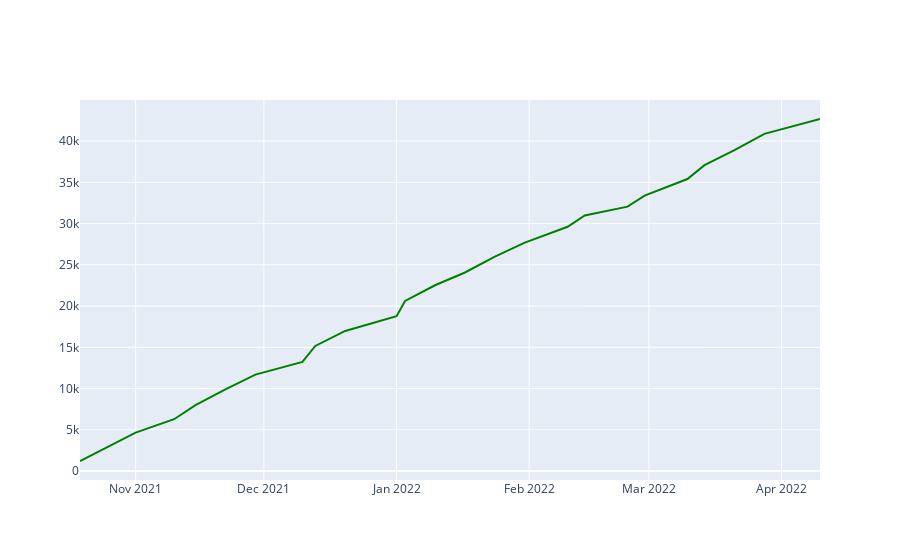

The notebook cell saved with this chart:
### Code cell
fig = go.Figure()
# dfacd = pd.read_csv('schedule_acd.csv',index_col=0)
# df2=dfacd[dfacd['season']==2022]

fig.add_trace(
    go.Scatter(x = pd.to_datetime(a['datetime']), 
            y = a['cd'],
            mode = 'lines',
            line={'color': 'green'},
            name='Average',
            )
)
fig.show()

### Figure 1 — Plotly figure (JSON) as saved in the notebook; plotly's stock layout.template omitted (floating-point values rounded to 4 significant figures)
{"data": [{"line": {"color": "green"}, "mode": "lines", "name": "Average", "type": "scatter", "x": ["2021-10-19T00:00:00", "2021-10-25T00:00:00", "2021-11-01T00:00:00", "2021-11-10T00:00:00", "2021-11-15T00:00:00", "2021-11-22T00:00:00", "2021-11-29T00:00:00", "2021-12-10T00:00:00", "2021-12-13T00:00:00", "2021-12-20T00:00:00", "2022-01-01T00:00:00", "2022-01-03T00:00:00", "2022-01-10T00:00:00", "2022-01-17T00:00:00", "2022-01-24T00:00:00", "2022-01-31T00:00:00", "2022-02-10T00:00:00", "2022-02-14T00:00:00", "2022-02-24T00:00:00", "2022-02-28T00:00:00", "2022-03-10T00:00:00", "2022-03-14T00:00:00", "2022-03-21T00:00:00", "2022-03-28T00:00:00", "2022-04-10T00:00:00"], "y": [1214.0, 2778.0, 4651.0, 6280.0, 7988.0, 9893.0, 11680.0, 13220.0, 15160.0, 16980.0, 18770.0, 20630.0, 22520.0, 24070.0, 26000.0, 27690.0, 29610.0, 30980.0, 32050.0, 33390.0, 35400.0, 37090.0, 38900.0, 40880.0, 42680.0]}], "layout": {}}
